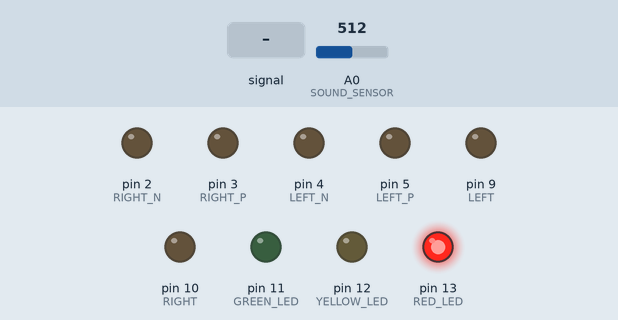
Bench run of a sketch on a simulated Arduino Uno, built with avr-gcc and run on an emulated ATmega328P. Parts: output pins drawn as LEDs (lit = HIGH). The inputs (shaded band) are chosen by the test bench; at power-on: A0 (SOUND_SENSOR) = 512. What the sketch prints to the serial monitor is not drawn.

Above: at 1.2 s.
1.3 s: A0 (SOUND_SENSOR) fed a 200 Hz sine of ±255 counts around its level
At 1.66 s:
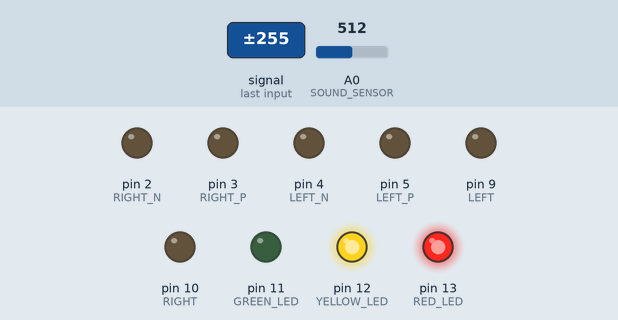
4.3 s: A0 (SOUND_SENSOR) set to 490
At 6.4 s:
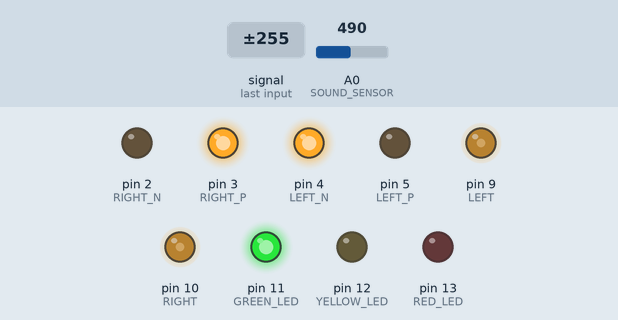
7.2 s: A0 (SOUND_SENSOR) fed a 50 Hz sine of ±306 counts around its level
At 8.1 s:
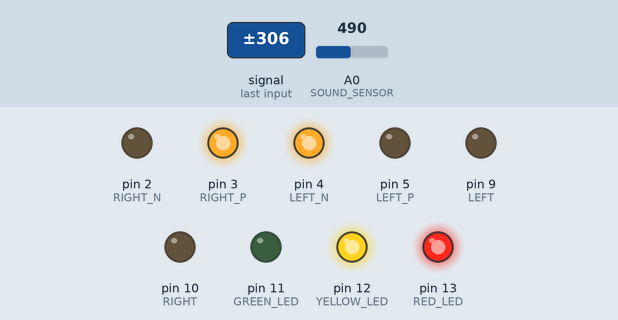
8.7 s: A0 (SOUND_SENSOR) set to 510
At 9.4 s:
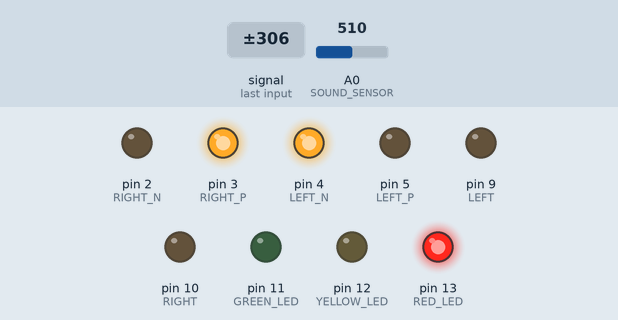
10.5 s: A0 (SOUND_SENSOR) set to 11
13.5 s: A0 (SOUND_SENSOR) set to 8
Timing chart, 0 to 16.0 s (numbered marks = the images above; inputs shaded):
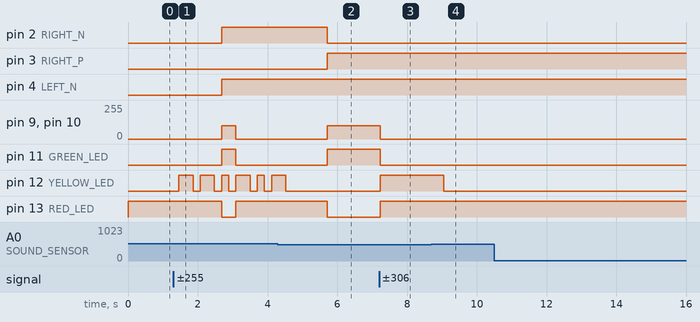

Measured:
- after the input at 1.3 s, pin 2 (RIGHT_N), pin 4 (LEFT_N): LOW → HIGH after 1.4 s
- after the input at 4.3 s, pin 2 (RIGHT_N): HIGH → LOW after 1.4 s; pin 3 (RIGHT_P): LOW → HIGH after 1.4 s; pin 12 (YELLOW_LED): goes on until 4.5 s, then stays LOW
- after the input at 7.2 s, pin 9 (LEFT), pin 10 (RIGHT): 100/255 → 0/255 at once; pin 11 (GREEN_LED): HIGH → LOW at once; pin 12 (YELLOW_LED), pin 13 (RED_LED): LOW → HIGH at once
- after the input at 8.7 s, pin 12 (YELLOW_LED): HIGH → LOW after 0.36 s

The sketch:

ClapCar.ino
```cpp
#define SOUND_SENSOR A0
#define GREEN_LED 11
#define RED_LED 13
#define YELLOW_LED 12
#define LEFT_P 5
#define LEFT_N 4
#define LEFT 9
#define RIGHT_P 3
#define RIGHT_N 2
#define RIGHT 10


//SoundSensing variables
int currentValue;
int maxValue;
int minValue;
unsigned long timer;
int sampleSpan  = 200;
int volume;


bool volumeState;
bool preVolumeState;
bool isStand;
int clapCount;
unsigned long clapTime;


void setup()
{
  pinMode(SOUND_SENSOR, INPUT);
  pinMode(GREEN_LED, OUTPUT);
  pinMode(RED_LED, OUTPUT);
  pinMode(YELLOW_LED, OUTPUT);
  pinMode(LEFT_P, OUTPUT);
  pinMode(LEFT_N, OUTPUT);
  pinMode(LEFT, OUTPUT);
  pinMode(RIGHT_P, OUTPUT);
  pinMode(RIGHT_N, OUTPUT);
  pinMode(RIGHT, OUTPUT);
  Serial.begin(9600);
  resetValues();
  volumeState = 0;
  preVolumeState = 0;
  clapCount = 0;


  isStand = 1;
  digitalWrite(RED_LED, HIGH);
}

void loop()
{

  sensingSound();

  if(volume > 500)
  {
    Serial.println("LOUD");
    digitalWrite(YELLOW_LED, HIGH);
    if(preVolumeState == 0)
    {
      if(isStand == 0)
      {
        stop();
        isStand = 1;

      }
      else
      {
        if(clapCount == 0)
          clapTime = millis();
        clapCount++;


      }

    }
    volumeState = 1;
  }
  else
  {
    Serial.println("QIUET");
    digitalWrite(YELLOW_LED, LOW);
    Serial.println(clapCount);
    volumeState = 0;
  }

  if(((millis() - clapTime >= 2000) || clapCount == 3 ) && isStand == 1)
  {
    switch(clapCount)
      {
        case 0:
        stop();
        isStand = 1;
        break;
        case 1:
        right();
        isStand = 0;
        break;
        case 2:
        left();
        isStand = 0;
        break;
        default:
        go();
        isStand = 0;
        break;
      }
    clapCount = 0;
    clapTime = millis();

  }

   preVolumeState = volumeState;
}


//SoundSensing functions
void sensingSound()
{
    currentValue = analogRead(SOUND_SENSOR);

    if (currentValue < minValue) {
        minValue = currentValue;
    }
    if (currentValue > maxValue) {
        maxValue = currentValue;
    }

    if (millis() - timer >= sampleSpan) {
        volume = maxValue - minValue;
        resetValues();
    }

}

void resetValues()
{
    maxValue = 0;
    minValue = 1024;
    timer = millis();
}

void stop()
{
  analogWrite(LEFT, 0);
  analogWrite(RIGHT, 0);
  digitalWrite(RED_LED, HIGH);
  digitalWrite(GREEN_LED, LOW);

}
void go()
{
  digitalWrite(LEFT_P, LOW);
  digitalWrite(LEFT_N, HIGH);
  digitalWrite(RIGHT_P, LOW);
  digitalWrite(RIGHT_N, HIGH);
  analogWrite(LEFT, 100);
  analogWrite(RIGHT, 100);
  digitalWrite(RED_LED, LOW);
  digitalWrite(GREEN_LED, HIGH);
}
void right()
{
  digitalWrite(LEFT_P, HIGH);
  digitalWrite(LEFT_N, LOW);
  digitalWrite(RIGHT_P, LOW);
  digitalWrite(RIGHT_N, HIGH);
  analogWrite(LEFT, 100);
  analogWrite(RIGHT, 100);
  digitalWrite(RED_LED, LOW);
  digitalWrite(GREEN_LED, HIGH);
}
void left()
{
  digitalWrite(LEFT_P, LOW);
  digitalWrite(LEFT_N, HIGH);
  digitalWrite(RIGHT_P, HIGH);
  digitalWrite(RIGHT_N, LOW);
  analogWrite(LEFT, 100);
  analogWrite(RIGHT, 100);
  digitalWrite(RED_LED, LOW);
  digitalWrite(GREEN_LED, HIGH);
}
```
